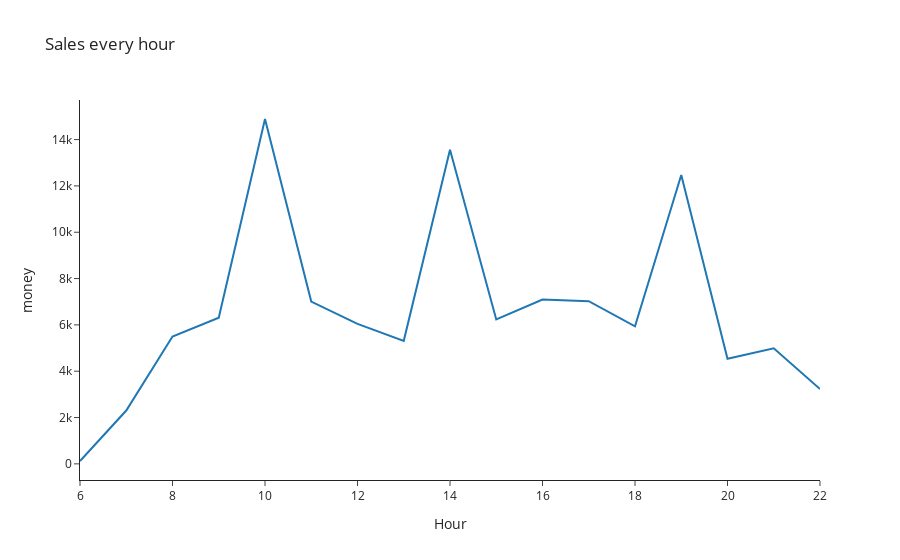

Here is the notebook cell this chart was saved with:
### Code cell
px.line(hours_sales , x='Hour' , y='money' , template='simple_white', title='Sales every hour')

### Figure 1 — Plotly figure (JSON) as saved in the notebook; plotly's stock layout.template omitted (floating-point values rounded to 4 significant figures)
{"data": [{"hovertemplate": "Hour=%{x}<br>money=%{y}<extra></extra>", "legendgroup": "", "line": {"color": "#1F77B4", "dash": "solid"}, "marker": {"symbol": "circle"}, "mode": "lines", "name": "", "orientation": "v", "showlegend": false, "type": "scatter", "x": [6, 7, 8, 9, 10, 11, 12, 13, 14, 15, 16, 17, 18, 19, 20, 21, 22], "xaxis": "x", "y": [123.4, 2302.0, 5495, 6310.0, 14890.0, 7008.0, 6046.0, 5311.0, 13570.0, 6234.0, 7093.0, 7022.0, 5937.0, 12470.0, 4535.0, 4990.0, 3234.0], "yaxis": "y"}], "layout": {"legend": {"tracegroupgap": 0}, "title": {"text": "Sales every hour"}, "xaxis": {"anchor": "y", "domain": [0, 1], "title": {"text": "Hour"}}, "yaxis": {"anchor": "x", "domain": [0, 1], "title": {"text": "money"}}}}
